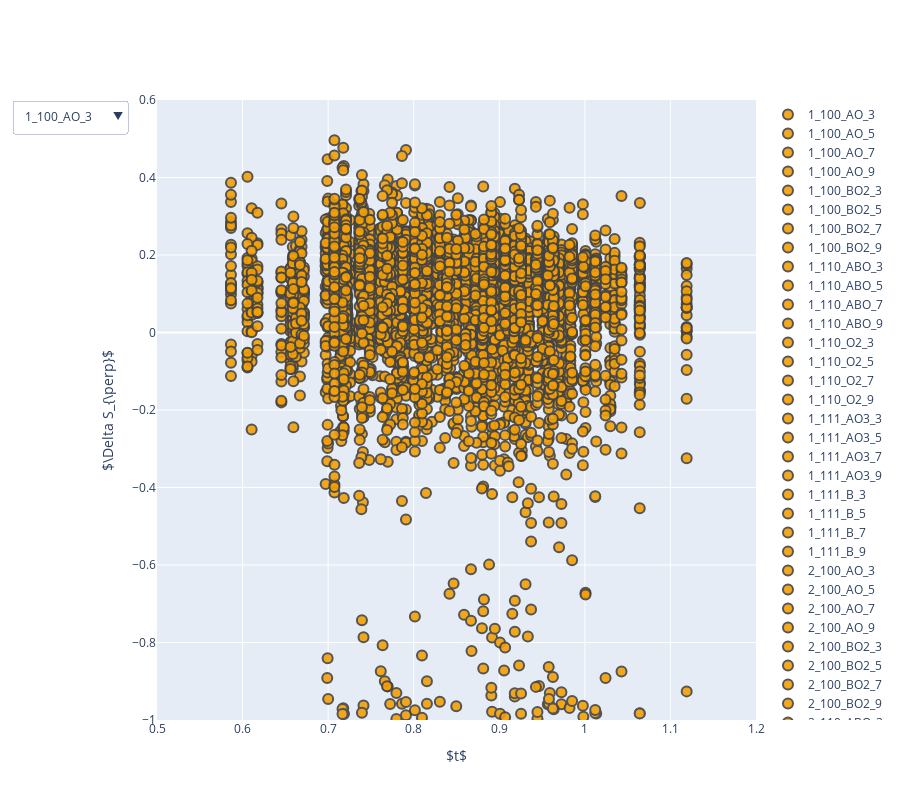

Notebook cell for this chart:
### Markdown cell above
## Plot of $\Delta S_{\perp}$ against the tolerance factor $t$

### Code cell
import copy
sorted_keys = list(sorted(df_categorized.keys()))
fig = go.Figure()

button_list=[]
display_this=[False for _ in sorted_keys]

for i,key in enumerate(sorted_keys):
    fig.add_trace(go.Scatter(x=df_categorized[key]['tolerance_factor'],
                             y=df_categorized[key]['out_of_plane_variation'],
                             #visible=True,
                             opacity=0.9,
                             marker=dict(size=12,color='#F49F05'),
                             marker_symbol='circle',#name=col,
                             text=df_categorized[key]['system'],
                             name=key
                            )
                 )
    _display_this = copy.deepcopy(display_this)
    _display_this[i] = True
    button_list.append(dict(label = key,
                            method = 'update',
                              args = [{'visible': _display_this},
                                      {'showlegend':False}]))



fig.update_layout(width=900, height=800,
    updatemenus=[go.layout.Updatemenu(
        active=0,
        buttons=button_list)])
    
fig.update_xaxes(title_text='$t$')
fig.update_yaxes(title_text='$\Delta S_{\perp}$')
fig.update_layout(yaxis_range=[-1.0,0.6],xaxis_range=[0.5,1.2])
fig.update_traces(mode='markers', marker_line_width=2, marker_size=10)

fig.show()
